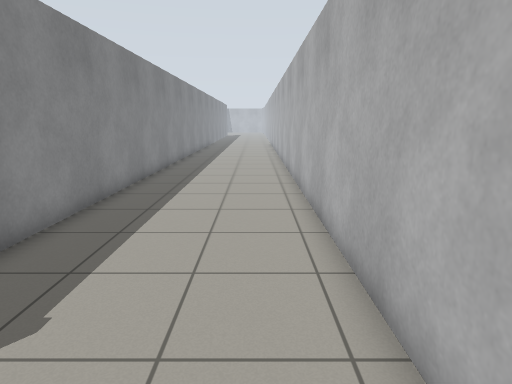
[1] (above)

17 first-person views from a walk through a robot-simulator world made for Gazebo. The camera is 1.2 m above the floor, tilts 12° down and sees 75° across. The floor is counted in squares, 0.5 m on a side. Each view is taken from the middle of a square. On the plan, view 1 faces up. The plan holds only what a view shows up to about 19 squares ahead; the rest is blank. The place goes on beyond the plan.

[2]
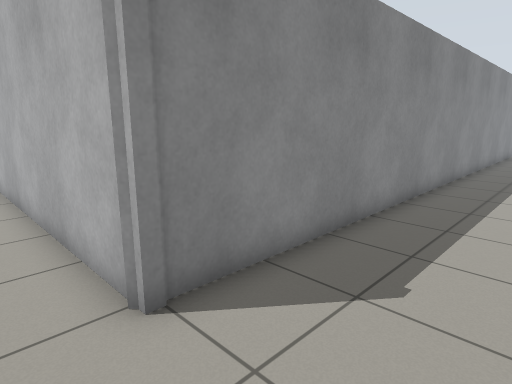

[3]
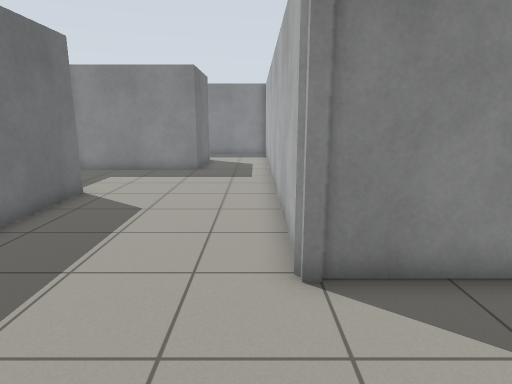

[4]
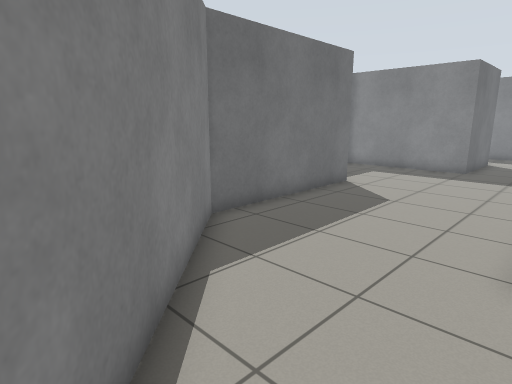

[5]
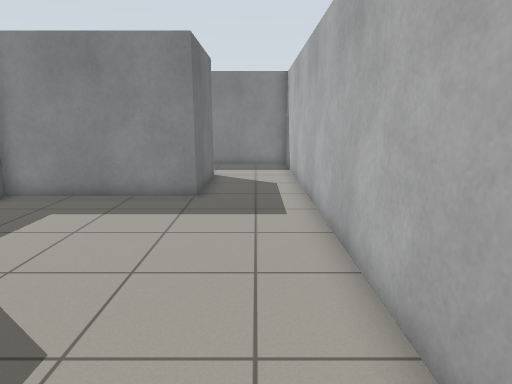

[6]
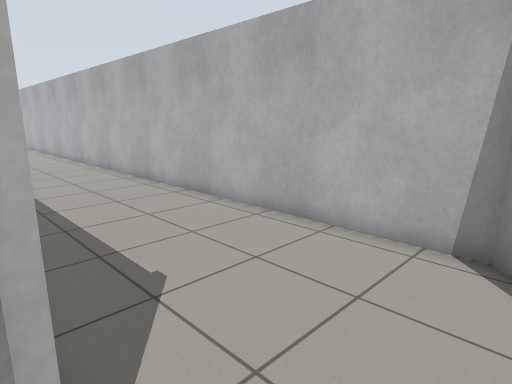

[7]
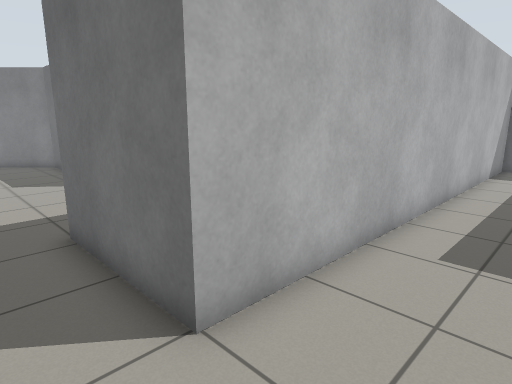

[8]
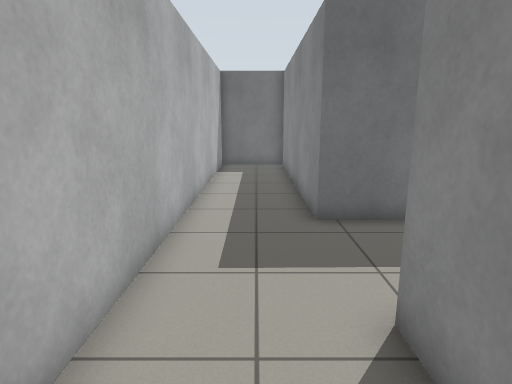

[9]
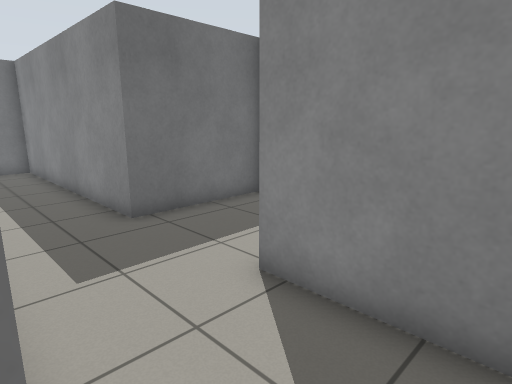

[10]
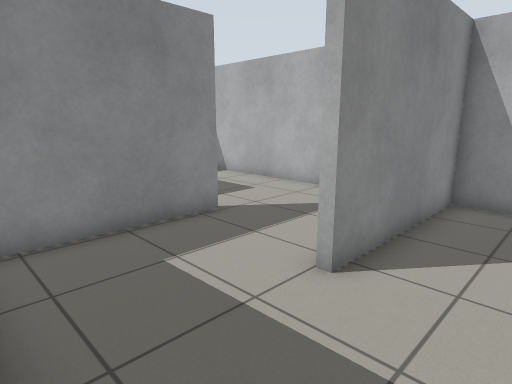

[11]
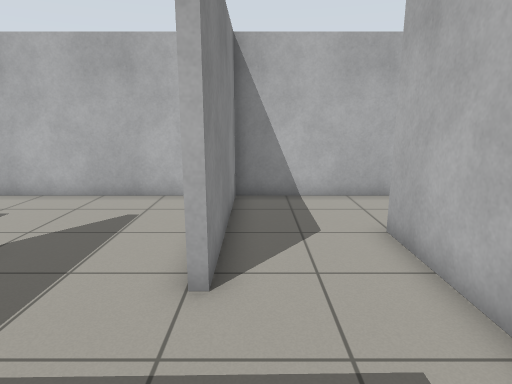

[12]
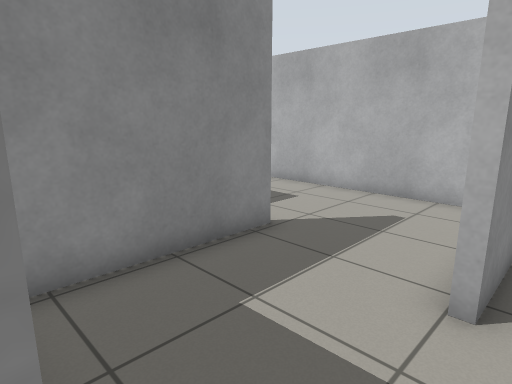

[13]
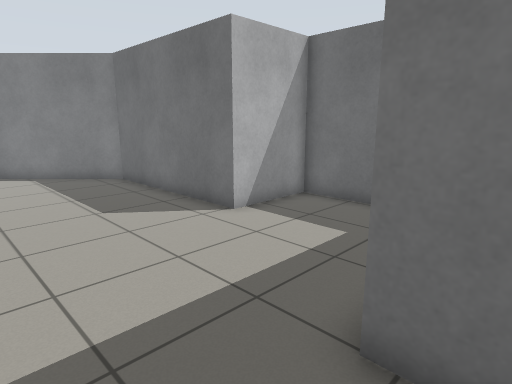

[14]
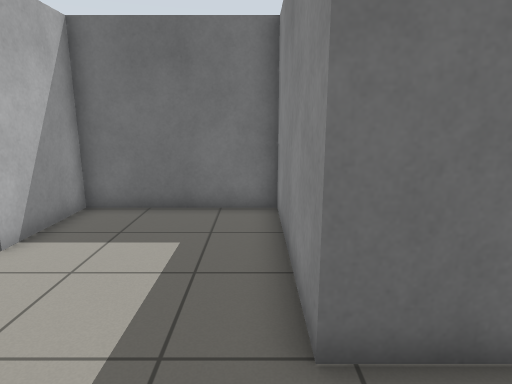

[15]
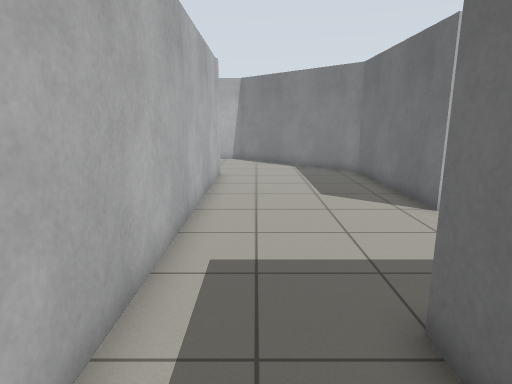

[16]
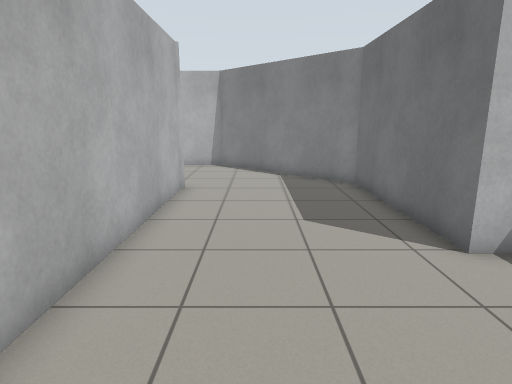

[17]
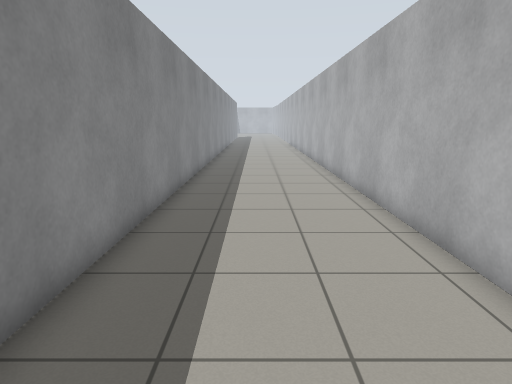

### Floor plan
Points are (right, up) in squares from view 1. A wall is a line through its corners. A room is listed if a view was taken in it or the views show most of it. See-through windows are left out.
Room 1 (views 1, 2, 3, 4, 5, 6, 7, 8, 9, 10, 11, 12, 13, 14, 15, 16, 17)
walls: (-25.5, -9.9) (-24.5, -9.9) (-24.5, -20.6) (-21.1, -20.6) (-21.1, -2.9) (-16.6, -2.9) (-16.6, -9.1) (-11.2, -9.1) (-11.2, -5.9) (-4.2, -5.9) (1.6, -0.1) (1.6, 20.5); (-4.8, 20.5) (-4.8, 0.7) (-24.7, 0.7) (-24.7, -5.6)
ways out: opening at (-25, -7.5) to room 2
Room 2 (no view inside)
walls: (-29.2, -4.2) (-29.2, -9.4); (-29.3, -10) (-25.5, -9.9)
ways out: opening at (-25, -7.5) to room 1; opening at (-27, -5)

Positions as (right, up) in squares from view 1, and headings:
1: (0, 0), facing up
2: (-1, -1), facing up-left
3: (0, 0), facing left
4: (1, 1), facing down-left
5: (-6, -1), facing left
6: (-5, -1), facing up-right
7: (-24, -1), facing down-right
8: (-23, -2), facing down
9: (-21, -2), facing down-left
10: (-22, -10), facing up-left
11: (-24, -10), facing up
12: (-24, -10), facing up-left
13: (-18, 0), facing down-right
14: (-16, 0), facing down
15: (-20, -1), facing right
16: (-17, -2), facing right
17: (-2, 6), facing up
